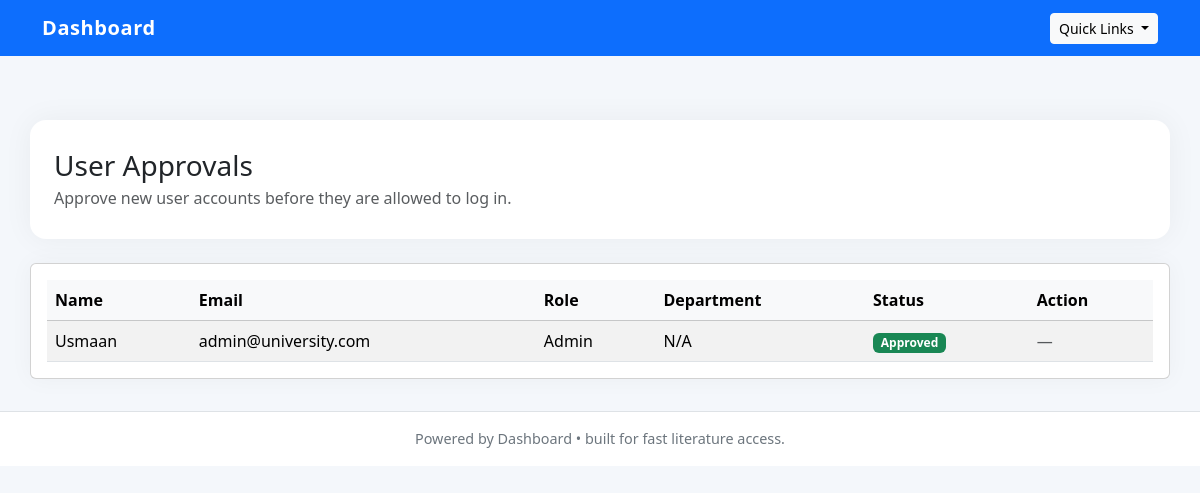
Page /admin/users (signed in) on the committed database.
### app/models.py (models this page shows)
class User(UserMixin, db.Model):
    __tablename__ = "users"
    id = db.Column(db.Integer, primary_key=True)
    name = db.Column(db.String(150), nullable=False)
    email = db.Column(db.String(150), unique=True, nullable=False)
    password = db.Column(db.String(255), nullable=False)
    role = db.Column(db.String(50), default="faculty")  # faculty / admin
    department_id = db.Column(db.Integer, db.ForeignKey("departments.id"))
    papers = db.relationship("Paper", backref="author", lazy=True)
    approved = db.Column(db.Boolean, default=False)
    created_at = db.Column(db.DateTime, default=datetime.utcnow)

### app/routes/admin.py (the view)
@admin_bp.route("/users")
@login_required
def view_users():
    if current_user.role != "admin":
        return redirect(url_for("auth.dashboard"))
    users = User.query.order_by(User.created_at.desc()).all()
    return render_template("admin_users.html", users=users)

### app/routes/auth.py (called while the page is built)
@login_manager.user_loader
def load_user(user_id):
    return User.query.get(int(user_id))

### app/templates/admin_users.html (shortened to what this page needs)
{% extends "base.html" %}
{% block content %}
<div class="page-header">
    <div>
        <h1 class="h3 mb-1">User Approvals</h1>
        <p class="text-muted mb-0">Approve new user accounts before they are allowed to log in.</p>
    </div>
</div>
<div class="card card-shadow">
    <div class="card-body">
        <div class="table-responsive">
            <table class="table table-striped align-middle mb-0">
                <thead class="table-light">
                    <tr>
                        <th>Name</th>
                        <th>Email</th>
                        <th>Role</th>
                        <th>Department</th>
                        <th>Status</th>
                        <th>Action</th>
                    </tr>
                </thead>
                <tbody>
                    {% for user in users %}
                    <tr>
                        <td>{{ user.name }}</td>
                        <td>{{ user.email }}</td>
                        <td>{{ user.role|capitalize }}</td>
                        <td>{{ user.department.name if user.department else 'N/A' }}</td>
                        <td>
                            {% if user.approved %}
                            <span class="badge bg-success">Approved</span>
                            {% else %}
                            <span class="badge bg-warning text-dark">Pending</span>
                            {% endif %}
                        </td>
                        <td>
                            <div class="d-flex gap-2">
                                {% if not user.approved %}
                                <a class="btn btn-sm btn-success" href="{{ url_for('admin.approve_user', user_id=user.id) }}">Approve</a>
                                {% else %}
                                <span class="text-muted">—</span>
                                {% endif %}
                            </div>
                        </td>
                    </tr>
                    {% endfor %}
                </tbody>
            </table>
        </div>
    </div>
</div>
{% endblock %}

### app/templates/base.html (style rules this page uses)
body { padding-top: 5.5rem; background: #f4f7fb; min-height: 100vh; }
.page-header { padding: 1.8rem 1.5rem; background: #ffffff; border-radius: 1rem; box-shadow: 0 0 30px rgba(0, 0, 0, 0.05); margin-bottom: 1.5rem; }
.page-header h1 { margin-bottom: 0.25rem; }
.card-shadow { box-shadow: 0 0 25px rgba(0,0,0,.04); }

### rows in the picture
User: name "Usmaan", email "admin@university.com", role "Admin", department "N/A", approved "Approved"
